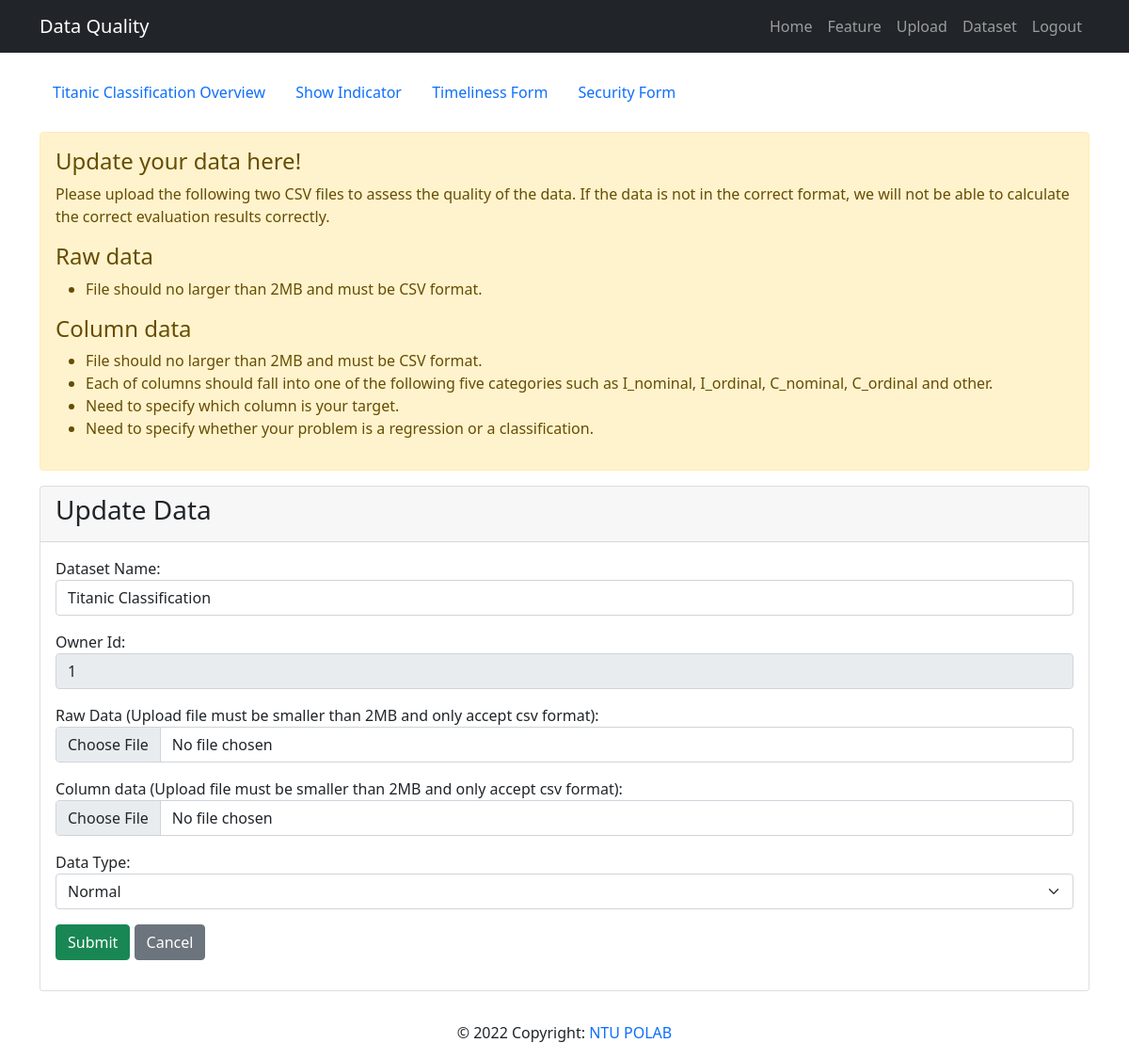
/mainapp/update_data/41 (signed in), run on the app's committed database.
### mainapp/models.py (models this page shows, shortened)
class Data(models.Model):
  datatype_choices = [
    ('normal', 'Normal'),
    ('freq', 'High Frequency'),
    ('time', 'Time Series')
  ]
  question_choices = [
    ('classification', 'Classification'),
    ('regression', 'Regression'),
  ]
  name = models.CharField('Data Name', max_length=50)
  owner = models.ForeignKey(User, on_delete=models.CASCADE)
  rawdata = models.FileField(upload_to='rawdata/', validators=[file_size, validate_file_extension])
  attribute_data = models.FileField(upload_to='attribute/', validators=[file_size, validate_file_extension])
  datatype = models.CharField(max_length=10, choices=datatype_choices, default='normal')
  questiontype = models.CharField(max_length=15, choices=question_choices, default='classification')
  freq_config = models.JSONField(null=True, blank=True)
  def __str__(self):
      return self.name

### mainapp/views.py (the view, shortened to what this page needs)
# urls.py: path('update_data/<data_id>', views.update_data, name='update-data'),
@login_required(login_url='/members/login_user')
def update_data(request, data_id):
  data = get_object_or_404(Data, pk=data_id, owner=request.user)
  form = DataForm(request.POST or None, instance=data)
  context = {
    'data': data,
    'data_id': data_id,
    'form': form
  }
  return render(request, 'mainapp/update_data.html', context)

### mainapp/forms.py
class DataForm(ModelForm):
  class Meta:
    model = Data
    fields = ['name', 'owner', 'rawdata', 'attribute_data', 'datatype']
    labels = {
      'name': 'Dataset Name',
      'owner': 'Owner Id',
      'rawdata': 'Raw Data (Upload file must be smaller than 2MB and only accept csv format)',
      'attribute_data': 'Column data (Upload file must be smaller than 2MB and only accept csv format)',
      'datatype': 'Data Type',
    }
    widgets = {
      'name': forms.TextInput(attrs={'class': 'form-control', 'placeholder': 'E.g. Titanic Classification'}),
      'owner': forms.TextInput(attrs={'class': 'form-control', 'readonly': True}),
      'rawdata': forms.FileInput(attrs={'class': 'form-control'}),
      'attribute_data': forms.FileInput(attrs={'class': 'form-control'}),
      'datatype': forms.Select(attrs={'class': 'form-select'}),
    }

### mainapp/templates/mainapp/update_data.html (shortened to what this page needs)
{% extends 'base.html' %}
{% block content %}
  {% include 'mainapp/data_navbar.html' %}
  <div class="alert alert-warning" >
    <h4>Update your data here!</h4>
    <p>Please upload the following two CSV files to assess the quality of the data.
      If the data is not in the correct format, we will not be able to calculate the correct evaluation results correctly.</p>
    <h4>Raw data</h4>
    <ul>
      <li>File should no larger than 2MB and must be CSV format.</li>
    </ul>
    <h4>Column data</h4>
    <ul>
      <li>File should no larger than 2MB and must be CSV format.</li>
      <li>Each of columns should fall into one of the following five categories such as I_nominal, I_ordinal, C_nominal, C_ordinal and other.</li>
      <li>Need to specify which column is your target.</li>
      <li>Need to specify whether your problem is a regression or a classification.</li>
    </ul>
  </div>
  <div class="card my-3">
    <div class="card-header">
      <h3>Update Data</h3>
    </div>
    <form class="card-body" action="" method="POST" enctype="multipart/form-data">
      {{ form.as_p }}
      <input type="submit" value="Submit" class="btn btn-success">
      <a href="{% url 'show-data' data_id %}" class="btn btn-secondary">Cancel</a>
    </form>
  </div>
{% endblock %}

### mainapp/templates/mainapp/data_navbar.html (shortened to what this page needs)
<div class="scrollmenu my-3">
  <a href="{% url 'show-data' data_id %}">{{ data }} Overview</a>
  <a href="{% url 'show-indicator' data_id %}">Show Indicator</a>
  <a href="{% url 'fillout-timeliness' data_id %}">Timeliness Form</a>
  <a href="{% url 'fillout-security' data_id %}">Security Form</a>
</div>

### mainapp/templates/mainapp/data_navbar.html (style rules this page uses)
div.scrollmenu { overflow: auto; white-space: nowrap; }
div.scrollmenu a { display: inline-block; text-align: center; padding: 14px; text-decoration: none; }

### data on the page
Data: name "Titanic Classification", owner "1", datatype "Normal"
